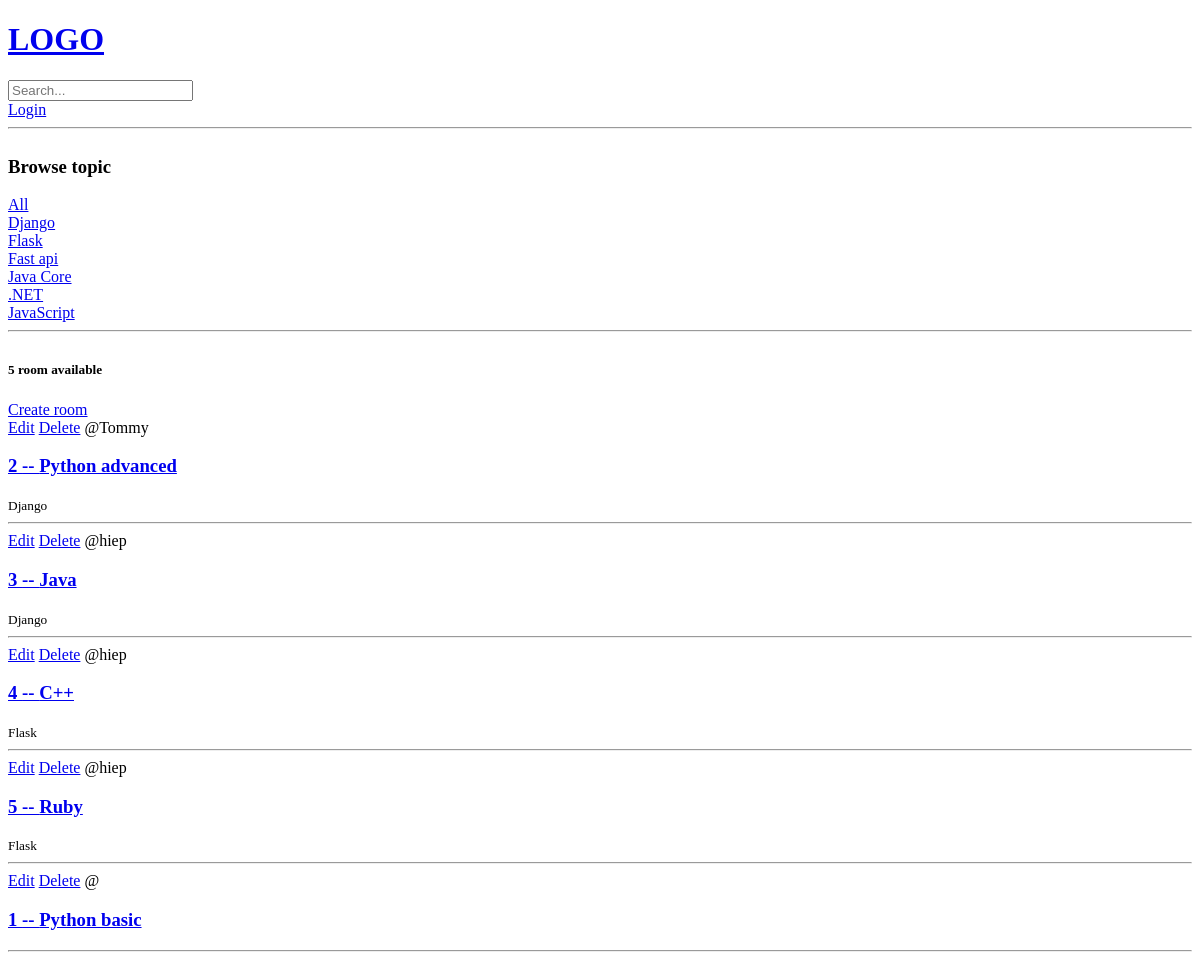
The app's page /, older data.
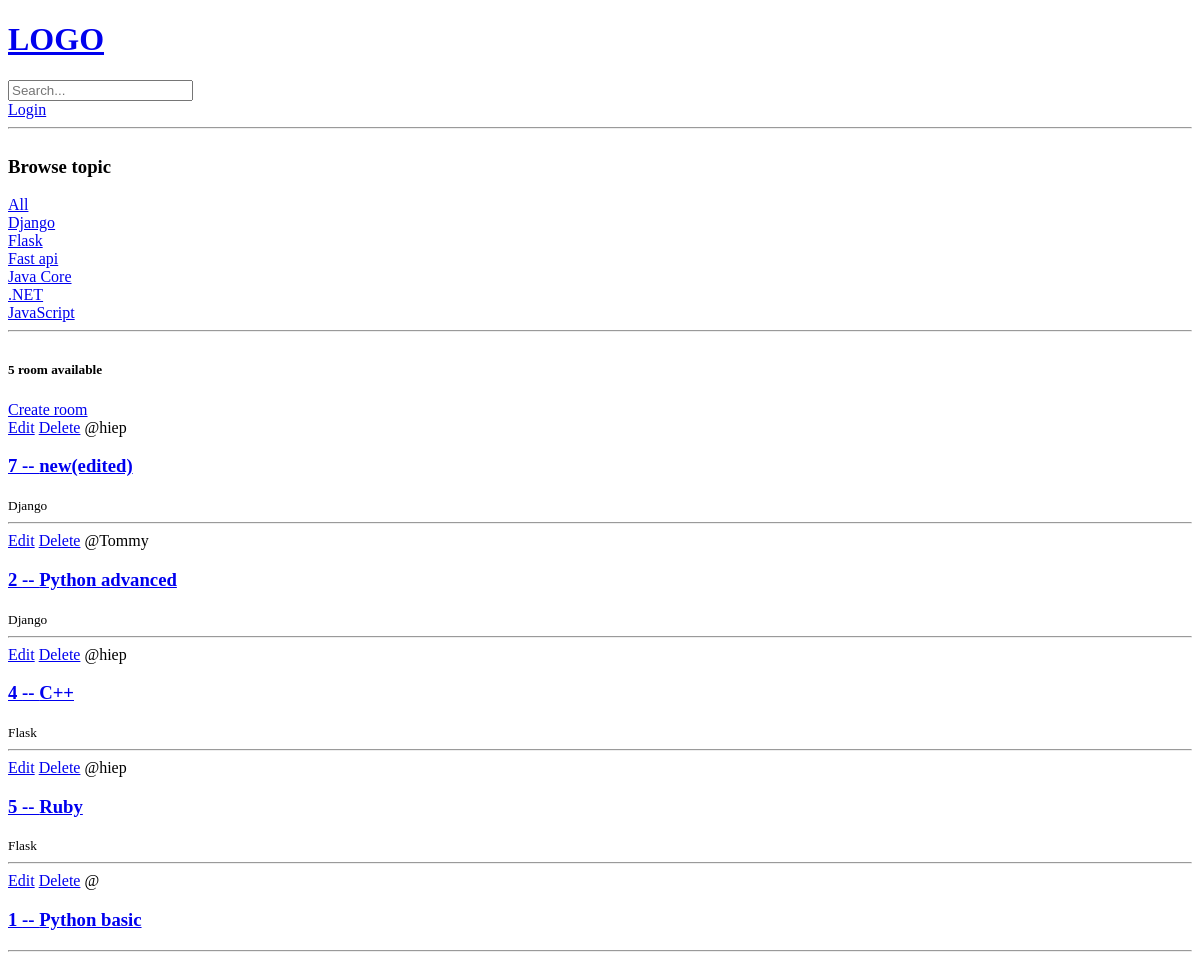
The same page, newer data.
### base/models.py (models this page shows, shortened)
class Topic(models.Model):
    name = models.CharField(max_length=200)

class Room(models.Model):
    host = models.ForeignKey(User, on_delete=models.SET_NULL, null=True)
    topic = models.ForeignKey(Topic, on_delete=models.SET_NULL, null=True)
    name = models.CharField(max_length=200)
    description = models.TextField(null=True, blank=True)
    updated = models.DateTimeField(auto_now=True)
    created = models.DateTimeField(auto_now_add=True)
    class Meta:
        ordering = ['-updated', '-created']

### base/views.py (the view)
# urls.py: path('', views.home, name='home'),
def home(request):
    q = request.GET.get('q') if request.GET.get('q') != None else ''
    rooms = Room.objects.filter(
        Q(topic__name__icontains=q) |
        Q(name__icontains=q) |
        Q(description__icontains=q)
    )  # icontains là chỉ cần trùng kí tự không cần hết từ
    room_count = rooms.count()
    topics = Topic.objects.all()
    context = {'rooms': rooms, 'topics': topics, 'room_count': room_count}
    return render(request, 'base/home.html', context)

### base/templates/base/home.html (shortened to what this page needs)
{% extends 'main.html' %} {% block content %}
<div class="home-container">
  <div>
    <h3>Browse topic</h3>
    <a href="/">All</a>
    {% for topic in topics %}
    <div>
      <a href="{% url 'home' %}?q={{topic.name}}">{{topic.name}}</a>
    </div>
    {% endfor %}
    <hr />
  </div>
  <div>
    <h5>{{room_count}} room available</h5>
    <a href="{% url 'create-room' %}">Create room</a>
    <div>
      {% for room in rooms %}
      <div>
        <a href="{% url 'update-room' room.id %}">Edit</a>
        <a href="{% url 'delete-room' room.id %}">Delete</a>
        <span>@{{room.host.username}}</span>
        <h3>
          <a href="{% url 'room' room.id %}">{{room.id}} -- {{room.name}}</a>
        </h3>
        <small>{{room.topic.name}}</small>
        <hr />
        {% endfor %}
      </div>
    </div>
  </div>
</div>
{% endblock %}

Row changes from the older to the newer data that the page shows:
removed Room: host.username "hiep", id "3", name "Java", topic.name "Django"
added Room: host.username "hiep", id "7", name "new(edited)", topic.name "Django"
